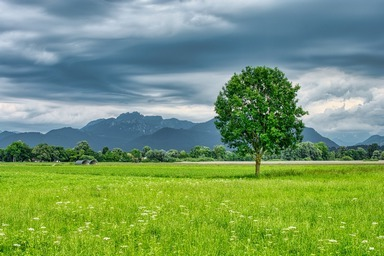
#> input picture 04_operation/images/blend_landscape.jpg, 384 x 256 px
$ python 5_blend.py
#> lines starting #> are read from the running program, lines starting #| are printed output that depends on the picture
import numpy as np
import cv2

# main program

# 讀入圖像並顯示 (注意格式是 BGR)
img1 = cv2.imread('./images/blend_landscape.jpg', -1)
#> img1 is the input picture: shape (256, 384, 3); mean B, G, R 105.8, 152.3, 118.1
img2 = cv2.imread('./images/blend_man.jpg', -1)
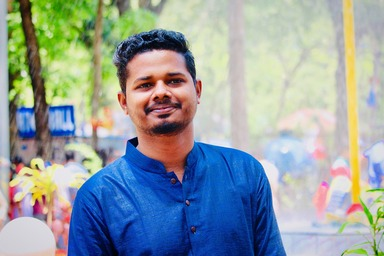
#> input picture 04_operation/images/blend_man.jpg, 384 x 256 px
#> img2 is the input picture: shape (256, 384, 3); mean B, G, R 161.4, 159.7, 148.3

blend1 = cv2.bitwise_and(img1, img2)
blend2 = cv2.bitwise_or(img1, img2)
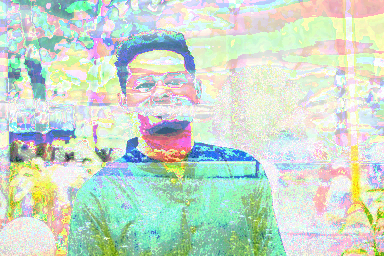
#> blend2: shape (256, 384, 3); mean B, G, R 202.9, 218.2, 201.1
blend3 = cv2.bitwise_xor(img1 ,img2)
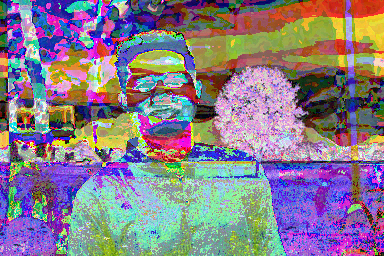
#> blend3: shape (256, 384, 3); mean B, G, R 138.5, 124.4, 135.8
blend4 = cv2.add(img1, img2)
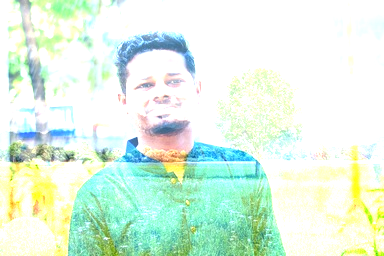
#> blend4: shape (256, 384, 3); mean B, G, R 227.4, 244.7, 223.4
blend5 = cv2.addWeighted(img1, 0.3, img2, 0.7, 0)
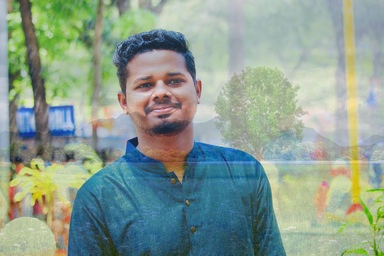
#> blend5: shape (256, 384, 3); mean B, G, R 144.7, 157.5, 139.2
blend6 = cv2.subtract(img1, img2)
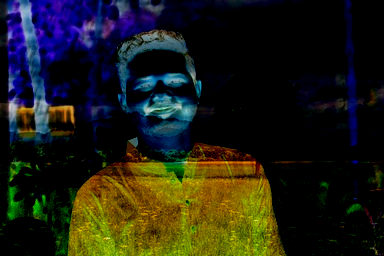
#> blend6: shape (256, 384, 3); mean B, G, R 20.4, 30.2, 30
blend7 = cv2.subtract(img2, img1)
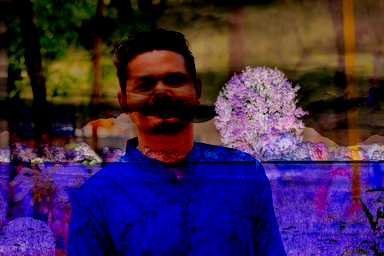
#> blend7: shape (256, 384, 3); mean B, G, R 76.1, 37.5, 60.2

cv2.imshow('bitwise_and', blend1)
cv2.imshow('bitwise_or', blend2)
cv2.imshow('bitwise_xor', blend3)
cv2.imshow('add', blend4)
cv2.imshow('addWeighted', blend5)
cv2.imshow('subtract1', blend6)
cv2.imshow('subtract2', blend7)
cv2.waitKey(0)
